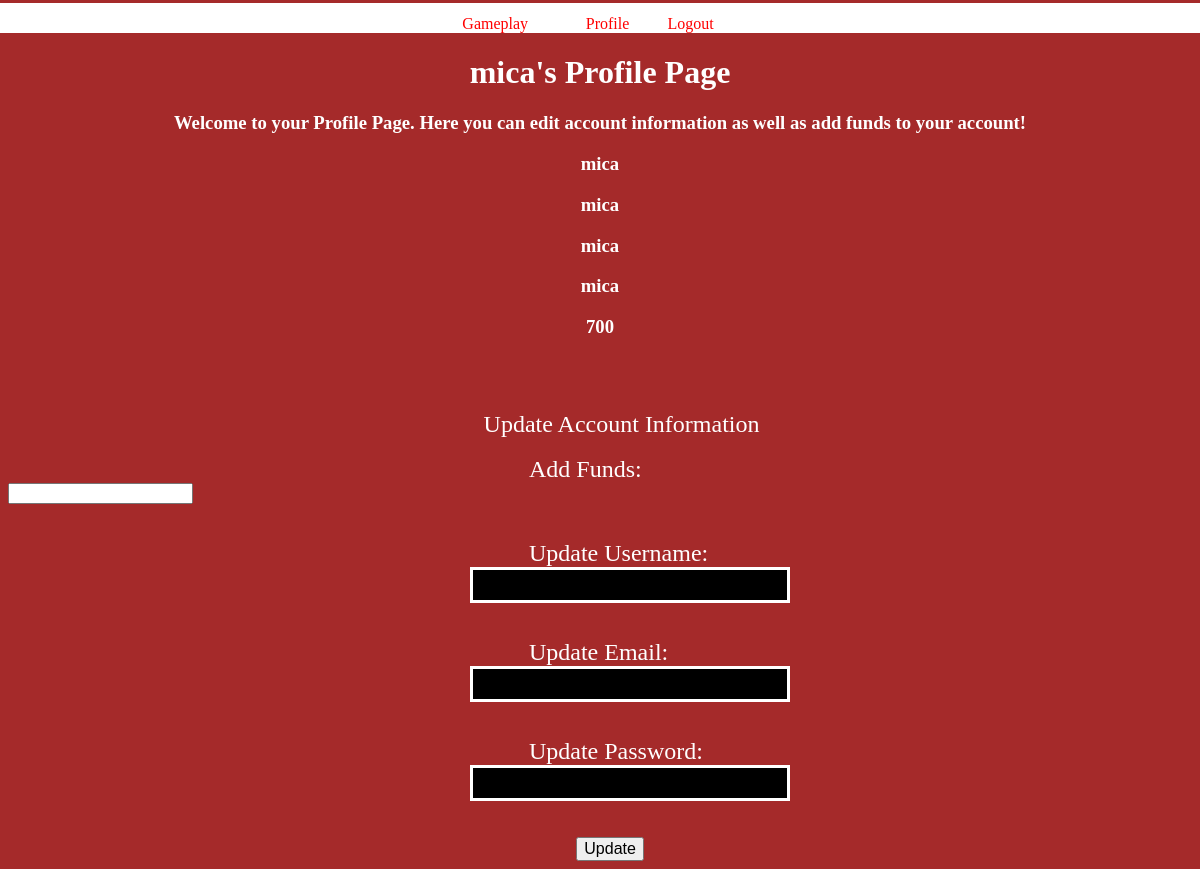
The app's page /profile_page (signed in), older data.
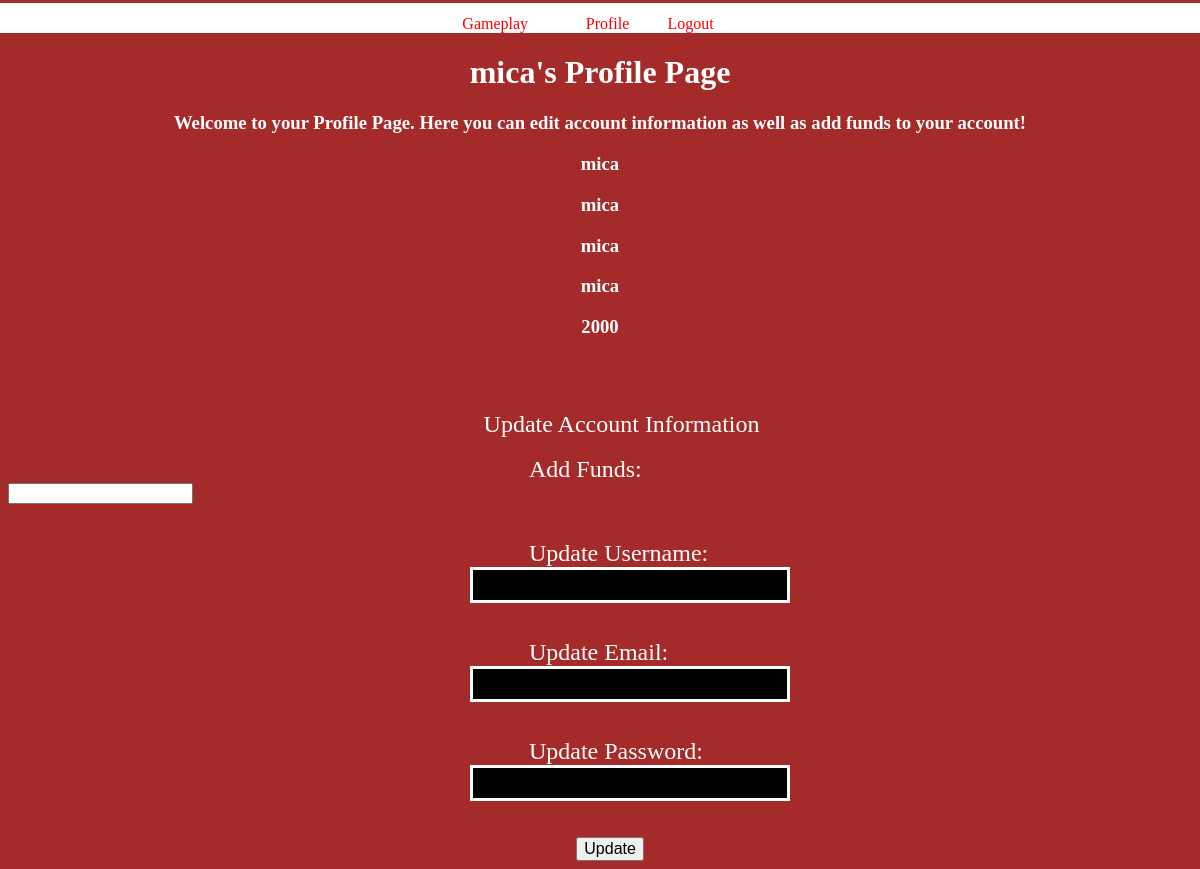
The same page, newer data.
### package/Databases/database_model.py (models this page shows, shortened)
class User(db.Model, UserMixin):
    __tablename__ = 'user'
    id          = db.Column(db.Integer, primary_key=True)
    first_name  = db.Column(db.String(60), nullable=False)
    last_name   = db.Column(db.String(60), nullable=False)
    email       = db.Column(db.String(60), unique=True, nullable=False)
    username    = db.Column(db.String(60), nullable=False, unique=True)
    password    = db.Column(db.String(60), nullable=False)
    funds       = db.Column(db.Integer, nullable=True)
    player      = db.relationship("Player", uselist=False, backref='user')

### package/routes/AccountRoutes.py (the view, shortened to what this page needs)
@login_required
@app.route('/profile_page', methods=['GET', 'POST'])
def profile_page():
    form = UpdateAccountFlaskForm()
    delete_form = DeleteAccountFlaskForm()
    if delete_form.validate_on_submit():
        db.session.delete(current_user)
        db.session.commit()
        return redirect(url_for('login'))
    return render_template("ProfilePage.html", form=form, delete_form=delete_form)

### package/Forms/AccountForms.py (shortened to what this page needs)
class UpdateAccountFlaskForm(FlaskForm):
    add_funds = IntegerField("Add Funds: ")
    username = StringField('Update Username: ')
    email = StringField('Update Email: ')
    password = PasswordField('Update Password: ')
    submit = SubmitField('Update')

class DeleteAccountFlaskForm(FlaskForm):
    submit = SubmitField('Delete Account')

### package/Databases/database_model.py (called while the page is built)
@login_manager.user_loader
def load_user(user_id):
    return User.query.get(int(user_id))

### package/templates/ProfilePage.html (shortened to what this page needs)
{% extends "ParentAccount/ParentTemplate.html" %}
{% block stylesheet %}
    <link href="../static/css/GameplayStyle.css" rel="stylesheet" type="text/css">
{% endblock %}
{% block profile_page %}
    <h1 align="center" id="title">{{ current_user.username }}'s Profile Page</h1>
    <h3 align="center" id="title">Welcome to your Profile Page.  Here you can edit account information as well
        as add funds to your account!
    </h3>
    <h3 align="center" id="title">{{ current_user.first_name }}</h3>
    <h3 align="center" id="title">{{ current_user.last_name }}</h3>
    <h3 align="center" id="title">{{ current_user.email }}</h3>
    <h3 align="center" id="title">{{ current_user.username }}</h3>
    <h3 align="center" id="title">{{ current_user.funds }}</h3>
    <br><br><br>
    <form class="form" action="" name="EditAccount" method="post">
        <legend id="legend">Update Account Information</legend><br>
        <label id="form_label">{{ form.add_funds.label }}</label><br>
        {% if form.add_funds.errors %}
            <div class="form_errors">
                {% for error in form.add_funds.errors %}
                    {{ error }}
                {% endfor %}
            </div>
        {% else %}
            {{ form.add_funds }}<br><br><br>
        {% endif %}
        <label id="form_label">{{ form.username.label }}</label><br>
        {% if form.username.errors %}
            {% for error in form.username.errors %}
                {{ error }}
            {% endfor %}
        {% else %}
            {{ form.username }}<br><br><br>
        {% endif %}
        <label id="form_label">{{ form.email.label }}</label><br>
        {% if form.email.errors %}
            {% for error in form.email.errors %}
                {{ error }}
            {% endfor %}
        {% else %}
            {{ form.email }}<br><br><br>
        {% endif %}
        <label id="form_label">{{ form.password.label }}</label><br>
        {% if form.password.errors %}
            {% for error in form.password.errors %}
                {{ error }}
            {% endfor %}
        {% else %}
            {{ form.password }}<br><br><br>
        {% endif %}
        {{ form.submit }}
    </form>
{% endblock %}

Row changes from the older to the newer data that the page shows:
changed User "mica": funds "700" → "2000"
